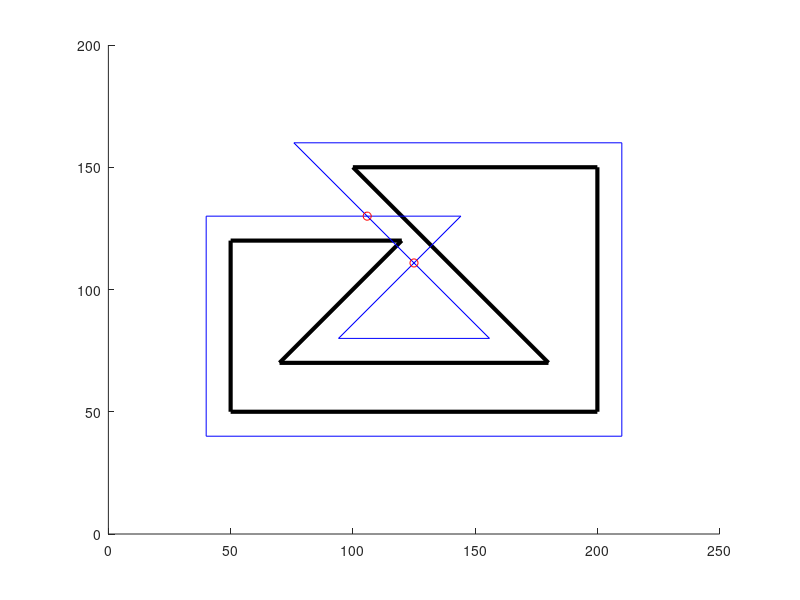

The MATLAB source for this figure: (Note: this script raises an error after producing the figure.)
function varargout = makeDemo(varargin)
%MAKEDEMO  One-line description here, please.
%   output = makeDemo(input)
%
%   Example
%   makeDemo
%
%   See also
%
%
% ------
% Author: David Legland
% e-mail: david.legland@grignon.inra.fr
% Created: 2009-06-17,    using Matlab 7.7.0.471 (R2008b)
% Copyright 2009 INRA - Cepia Software Platform.


%% Initialisations

% polygone de base, double le dernier sommet
poly = [50 50;200 50;200 150;100 150;180 70;70 70;120 120;50 120;50 50];

dist = 10;

% number of vertices of the polygon
N = size(poly, 1)-1;


%% Calcul des droites

% droites paralleles
lines = zeros(N, 4);
for i=1:N
    side = createLine(poly(i,:), poly(i+1,:));
    lines(i, 1:4) = parallelLine(side, dist);
end

figure(1); clf; hold on;
axis equal; axis ([0 250 0 200]);
drawPolygon(poly, 'linewidth', 3, 'color', 'k')
drawLine(lines);


%% Intersections

% double la derniere droite pour calculer la derniere intersection
lines = [lines;lines(1,:)];

% compute intersection points of consecutive lines
poly2 = zeros(N, 2);
for i=1:N
    poly2(i,1:2) = intersectLines(lines(i,:), lines(i+1,:));
end

% dessine les intersections
drawPoint(poly2, 'ro');


%% Polygone final

figure(1); clf; hold on;
axis equal; axis ([0 250 0 200]);
drawPolygon(poly, 'linewidth', 3, 'color', 'k')
drawPolygon(poly2)

drawPoint(polylineSelfIntersections(poly2, 'closed'), 'ro');

% Sauvegarde

fillfigure(gca);
print(gcf, 'poly2Expand.eps', '-depsc');



%% Polygone final

figure(1); clf; hold on;
axis equal; axis ([0 250 0 200]);
drawPolygon(poly, 'linewidth', 3, 'color', 'k')

drawPolygon(expandPolygon(poly, 10));


% Sauvegarde

fillfigure(gca);
print(gcf, 'poly2Final.eps', '-depsc');
